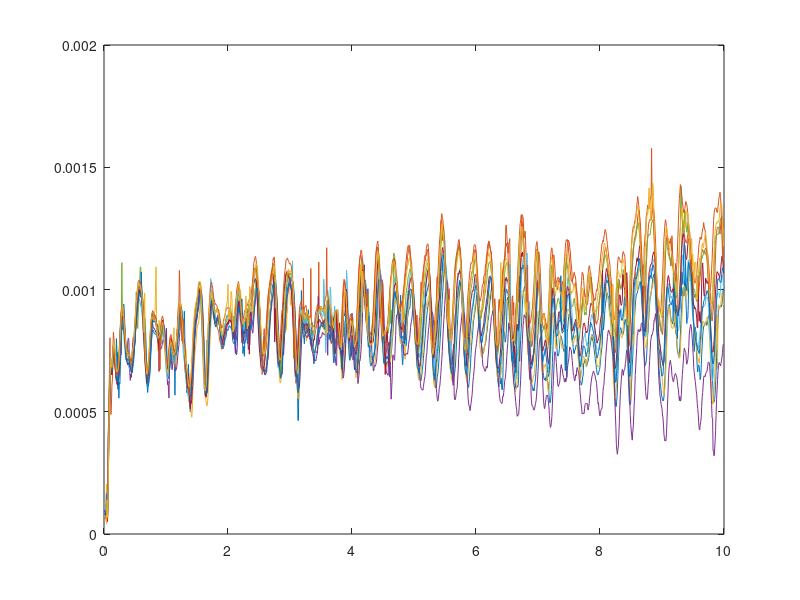
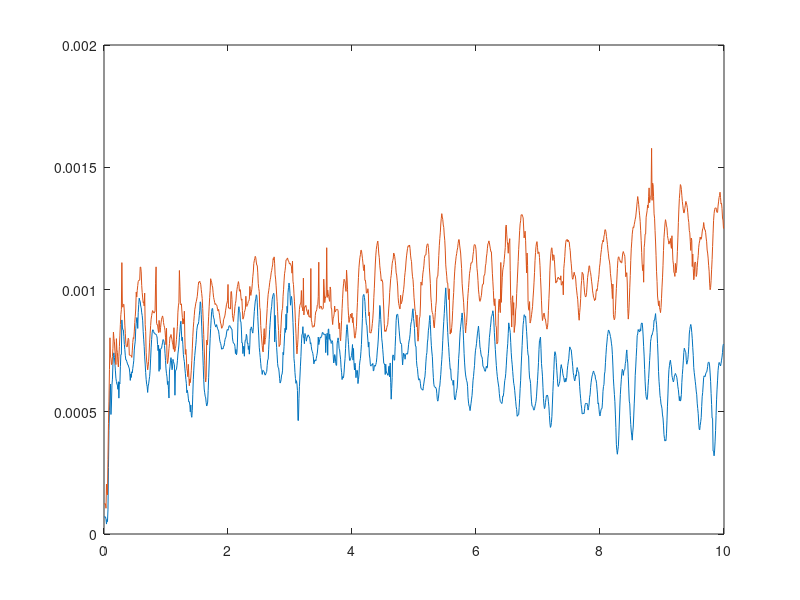
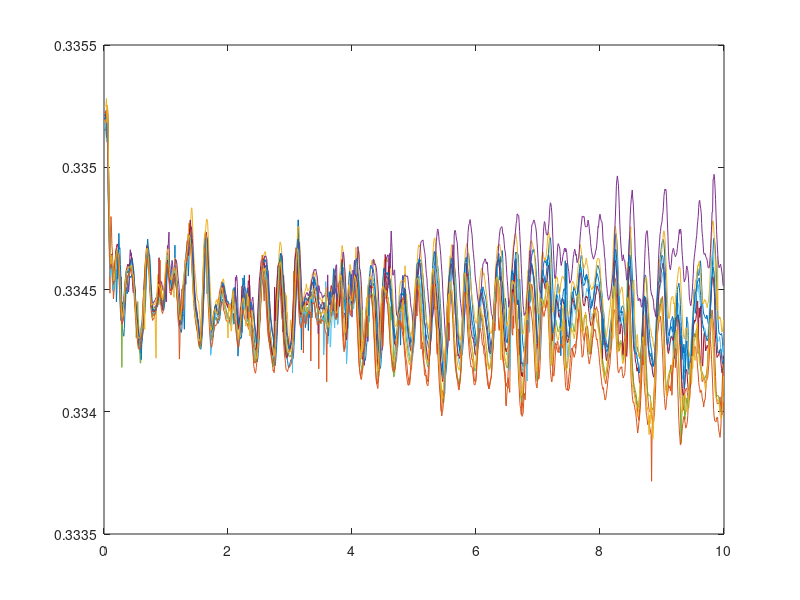

The MATLAB script that drew these images, in order:
load('dataLOG_23-Mar-2015 11-40-25.mat')
dataLOG1 = dataLOG;
load('dataLOG_23-Mar-2015 11-41-13.mat')
dataLOG2 = dataLOG;
load('dataLOG_23-Mar-2015 11-42-15.mat')
dataLOG3 = dataLOG;
load('dataLOG_23-Mar-2015 11-42-40.mat')
dataLOG4 = dataLOG;
load('dataLOG_23-Mar-2015 11-43-09.mat')
dataLOG5 = dataLOG;
load('dataLOG_23-Mar-2015 11-43-51.mat')
dataLOG6 = dataLOG;
load('dataLOG_23-Mar-2015 11-44-17.mat')
dataLOG7 = dataLOG;
load('dataLOG_23-Mar-2015 11-44-54.mat')
dataLOG8 = dataLOG;
load('dataLOG_23-Mar-2015 11-45-22.mat')
dataLOG9 = dataLOG;
load('dataLOG_23-Mar-2015 11-45-47.mat')
dataLOG10 = dataLOG;

plot(dataLOG1.Time, dataLOG1.ErrorZ, dataLOG2.Time, dataLOG2.ErrorZ, ...
     dataLOG2.Time, dataLOG3.ErrorZ, dataLOG2.Time, dataLOG4.ErrorZ, ...
     dataLOG2.Time, dataLOG5.ErrorZ, dataLOG2.Time, dataLOG6.ErrorZ, ...
     dataLOG2.Time, dataLOG7.ErrorZ, dataLOG2.Time, dataLOG8.ErrorZ, ...
     dataLOG2.Time, dataLOG9.ErrorZ, dataLOG2.Time, dataLOG10.ErrorZ);

dataLOGERRORZ = [dataLOG1.ErrorZ; dataLOG2.ErrorZ; dataLOG3.ErrorZ; ...
                 dataLOG4.ErrorZ; dataLOG5.ErrorZ; dataLOG6.ErrorZ; ...
                 dataLOG7.ErrorZ; dataLOG8.ErrorZ; dataLOG9.ErrorZ; ...
                 dataLOG10.ErrorZ];
maxdataLOGERRORZ = max(dataLOGERRORZ);
mindataLOGERRORZ = min(dataLOGERRORZ);
figure;
plot(dataLOG1.Time, detrend(mindataLOGERRORZ), dataLOG1.Time, detrend(maxdataLOGERRORZ));
plot(dataLOG1.Time, mindataLOGERRORZ, dataLOG1.Time, maxdataLOGERRORZ);

figure;
plot(dataLOG1.Time, dataLOG1.toolTRAJ(3,:), dataLOG2.Time, dataLOG2.toolTRAJ(3,:), ...
     dataLOG2.Time, dataLOG3.toolTRAJ(3,:), dataLOG2.Time, dataLOG4.toolTRAJ(3,:), ...
     dataLOG2.Time, dataLOG5.toolTRAJ(3,:), dataLOG2.Time, dataLOG6.toolTRAJ(3,:), ...
     dataLOG2.Time, dataLOG7.toolTRAJ(3,:), dataLOG2.Time, dataLOG8.toolTRAJ(3,:), ...
     dataLOG2.Time, dataLOG9.toolTRAJ(3,:), dataLOG2.Time, dataLOG10.toolTRAJ(3,:));
